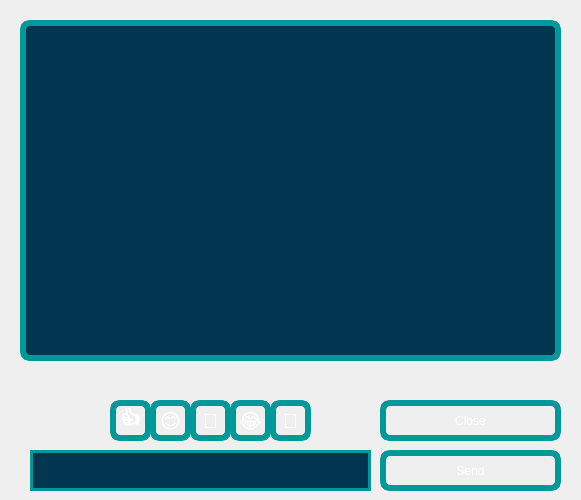
<?xml version="1.0" encoding="UTF-8"?>
<ui version="4.0">
 <class>chatWindow</class>
 <widget class="QWidget" name="chatWindow">
  <property name="geometry">
   <rect>
    <x>0</x>
    <y>0</y>
    <width>581</width>
    <height>500</height>
   </rect>
  </property>
  <property name="windowTitle">
   <string>Widget</string>
  </property>
  <property name="styleSheet">
   <string notr="true">QWidget
{
	background-image: url(:/Images/background);
}</string>
  </property>
  <widget class="QLineEdit" name="msgInput">
   <property name="geometry">
    <rect>
     <x>30</x>
     <y>450</y>
     <width>341</width>
     <height>41</height>
    </rect>
   </property>
   <property name="styleSheet">
    <string notr="true">QLineEdit
{
	 border-radius: 50px;
	border: 3px solid;
	border-color: #009999;
	color: white;
   	font: 17pt 'Times New Roman';
	background-color: qlineargradient(spread:pad, x1:1, y1:1, x2:1, y2:1, stop:0.116601 rgba(0, 54, 79, 255), stop:1 rgba(255, 255, 255, 255));
}</string>
   </property>
  </widget>
  <widget class="QPushButton" name="sendBtn">
   <property name="geometry">
    <rect>
     <x>380</x>
     <y>450</y>
     <width>181</width>
     <height>41</height>
    </rect>
   </property>
   <property name="styleSheet">
    <string notr="true">QPushButton {
    color: #FFFFFF;
    padding: 2px;
   	font: 17pt 'Times New Roman';
    border-width: 6px;
    border-radius: 10px;
	border-color: #009999;
	border-style: solid;
}
QPushButton:hover {
   	    background: #009999;
        position: absolute;
        top: 50%;
        left: 50%;
}</string>
   </property>
   <property name="text">
    <string>Send</string>
   </property>
  </widget>
  <widget class="QPushButton" name="closeBtn">
   <property name="geometry">
    <rect>
     <x>380</x>
     <y>400</y>
     <width>181</width>
     <height>41</height>
    </rect>
   </property>
   <property name="styleSheet">
    <string notr="true">QPushButton {
    color: #FFFFFF;
    padding: 2px;
   	font: 17pt 'Times New Roman';
    border-width: 6px;
    border-radius: 10px;
	border-color: #009999;
	border-style: solid;
}
QPushButton:hover {
   	    background: #009999;
        position: absolute;
        top: 50%;
        left: 50%;
}</string>
   </property>
   <property name="text">
    <string>Close</string>
   </property>
  </widget>
  <widget class="QPushButton" name="likeBtn">
   <property name="geometry">
    <rect>
     <x>110</x>
     <y>400</y>
     <width>41</width>
     <height>41</height>
    </rect>
   </property>
   <property name="styleSheet">
    <string notr="true">QPushButton {
    color: #FFFFFF;
    padding: 2px;
    font: bold 20px;
    border-width: 6px;
    border-radius: 10px;
	border-color: #009999;
	border-style: solid;
}
QPushButton:hover {
   	    background: #009999;
        position: absolute;
        top: 50%;
        left: 50%;
}</string>
   </property>
   <property name="text">
    <string>👍</string>
   </property>
  </widget>
  <widget class="QPushButton" name="smileBtn">
   <property name="geometry">
    <rect>
     <x>150</x>
     <y>400</y>
     <width>41</width>
     <height>41</height>
    </rect>
   </property>
   <property name="styleSheet">
    <string notr="true">QPushButton {
    color: #FFFFFF;
    padding: 2px;
    font: bold 20px;
    border-width: 6px;
    border-radius: 10px;
	border-color: #009999;
	border-style: solid;
}
QPushButton:hover {
   	    background: #009999;
        position: absolute;
        top: 50%;
        left: 50%;
}</string>
   </property>
   <property name="text">
    <string>😊</string>
   </property>
  </widget>
  <widget class="QPushButton" name="heartBtn">
   <property name="geometry">
    <rect>
     <x>190</x>
     <y>400</y>
     <width>41</width>
     <height>41</height>
    </rect>
   </property>
   <property name="styleSheet">
    <string notr="true">QPushButton {
    color: #FFFFFF;
    padding: 2px;
    font: bold 20px;
    border-width: 6px;
    border-radius: 10px;
	border-color: #009999;
	border-style: solid;
}
QPushButton:hover {
   	    background: #009999;
        position: absolute;
        top: 50%;
        left: 50%;
}</string>
   </property>
   <property name="text">
    <string>💝</string>
   </property>
  </widget>
  <widget class="QPushButton" name="laughBtn">
   <property name="geometry">
    <rect>
     <x>230</x>
     <y>400</y>
     <width>41</width>
     <height>41</height>
    </rect>
   </property>
   <property name="styleSheet">
    <string notr="true">QPushButton {
    color: #FFFFFF;
    padding: 2px;
    font: bold 20px;
    border-width: 6px;
    border-radius: 10px;
	border-color: #009999;
	border-style: solid;
}
QPushButton:hover {
   	    background: #009999;
        position: absolute;
        top: 50%;
        left: 50%;
}</string>
   </property>
   <property name="text">
    <string>😂</string>
   </property>
  </widget>
  <widget class="QListWidget" name="msgList">
   <property name="geometry">
    <rect>
     <x>20</x>
     <y>20</y>
     <width>541</width>
     <height>341</height>
    </rect>
   </property>
   <property name="styleSheet">
    <string notr="true">QListWidget
{
	
	background-color: qlineargradient(spread:pad, x1:1, y1:1, x2:1, y2:1, stop:0.116601 rgba(0, 54, 79, 255), stop:1 rgba(255, 255, 255, 255));
    border-width: 6px;
    border-radius: 10px;
	border-color: #009999;
	border-style: solid;
}
QListWidget::item
{
	border: 3px solid;
	border-radius:15px;
	border-color: #E0E0E0;
	background-color: #E0E0E0;
	border-width: 5;
	border-height: 5;
}
</string>
   </property>
  </widget>
  <widget class="QPushButton" name="sadBtn">
   <property name="geometry">
    <rect>
     <x>270</x>
     <y>400</y>
     <width>41</width>
     <height>41</height>
    </rect>
   </property>
   <property name="styleSheet">
    <string notr="true">QPushButton {
    color: #FFFFFF;
    padding: 2px;
    font: bold 20px;
    border-width: 6px;
    border-radius: 10px;
	border-color: #009999;
	border-style: solid;
}
QPushButton:hover {
   	    background: #009999;
        position: absolute;
        top: 50%;
        left: 50%;
}</string>
   </property>
   <property name="text">
    <string>🙁</string>
   </property>
  </widget>
 </widget>
 <resources/>
 <connections/>
</ui>
